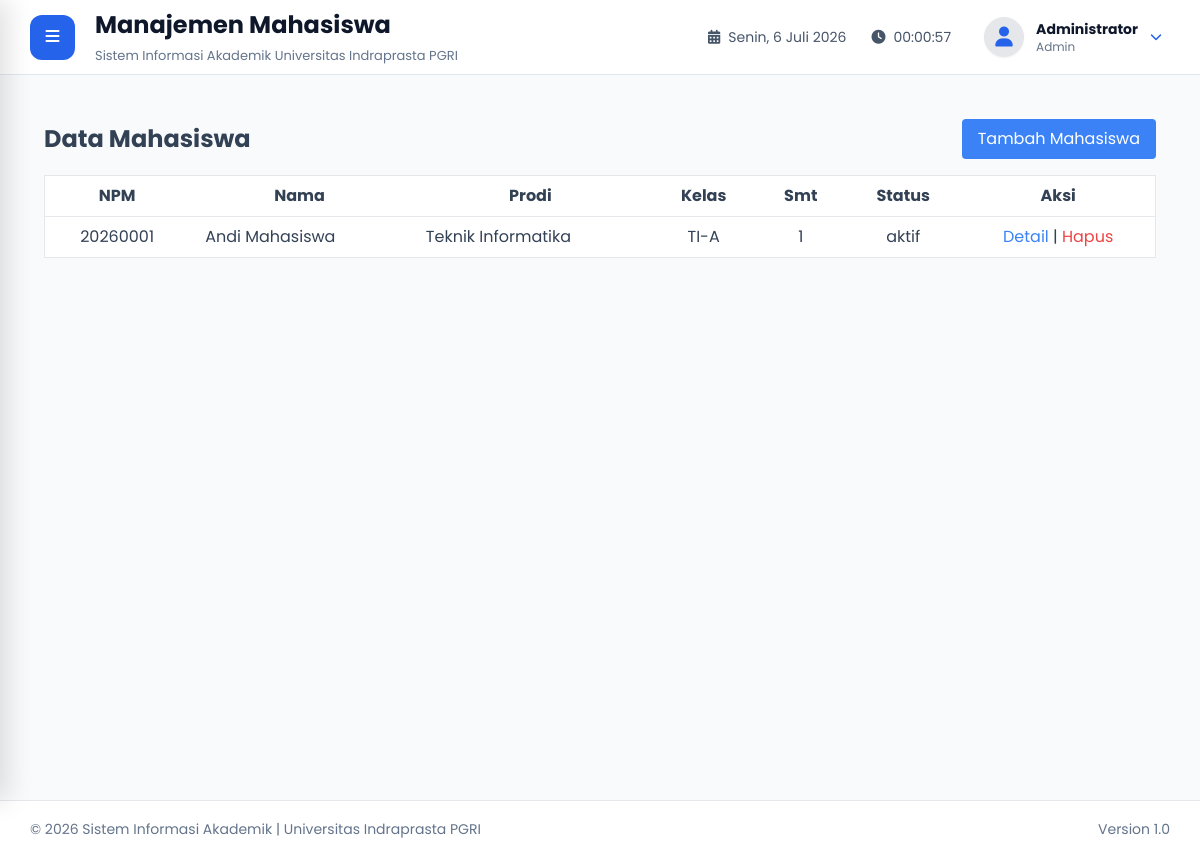
The app's page /admin/mahasiswa/index.php (signed in), older data.
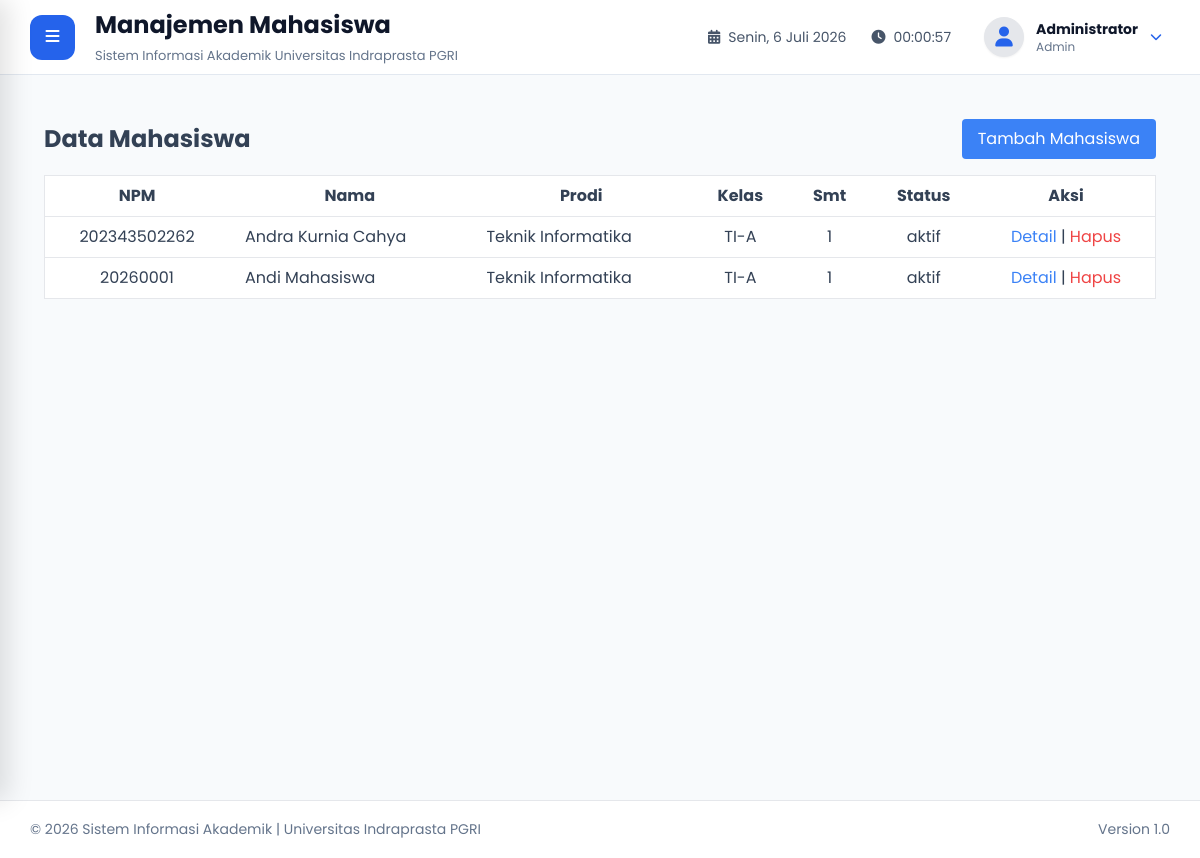
The same page, newer data.
### tables this page shows
CREATE TABLE IF NOT EXISTS `mahasiswa` (
  `id_mahasiswa` char(36) NOT NULL,
  `id_user` char(36) NOT NULL,
  `npm` varchar(30) NOT NULL,
  `jk` enum('L','P') DEFAULT NULL,
  `tempat_lahir` varchar(100) DEFAULT NULL,
  `tanggal_lahir` date DEFAULT NULL,
  `alamat` text,
  `email` varchar(100) DEFAULT NULL,
  `telepon` varchar(20) DEFAULT NULL,
  `angkatan` year DEFAULT NULL,
  `id_prodi` char(36) NOT NULL,
  `id_kelas` char(36) NOT NULL,
  `semester` int DEFAULT '1',
  `status_akademik` enum('aktif','cuti','lulus','dropout') DEFAULT 'aktif',
  `agama` enum('Islam','Kristen','Katolik','Hindu','Buddha','Konghucu','Lainnya') DEFAULT NULL,
  `profil_lengkap` tinyint(1) DEFAULT '0',
  PRIMARY KEY (`id_mahasiswa`),
  UNIQUE KEY `id_user` (`id_user`),
  UNIQUE KEY `npm` (`npm`),
  KEY `id_prodi` (`id_prodi`),
  KEY `id_kelas` (`id_kelas`),
  CONSTRAINT `mahasiswa_ibfk_1` FOREIGN KEY (`id_user`) REFERENCES `users` (`id_user`) ON DELETE CASCADE,
  CONSTRAINT `mahasiswa_ibfk_2` FOREIGN KEY (`id_prodi`) REFERENCES `prodi` (`id_prodi`) ON DELETE CASCADE,
  CONSTRAINT `mahasiswa_ibfk_3` FOREIGN KEY (`id_kelas`) REFERENCES `kelas` (`id_kelas`) ON DELETE CASCADE
);

CREATE TABLE IF NOT EXISTS `users` (
  `id_user` char(36) NOT NULL,
  `username` varchar(50) NOT NULL,
  `password_hash` varchar(255) NOT NULL,
  `nama_lengkap` varchar(100) NOT NULL,
  `foto` varchar(255) DEFAULT 'default-user.png',
  `role` enum('admin','dosen','mahasiswa') NOT NULL,
  `status` enum('aktif','nonaktif') DEFAULT 'aktif',
  `last_login` datetime DEFAULT NULL,
  `created_at` timestamp NULL DEFAULT CURRENT_TIMESTAMP,
  PRIMARY KEY (`id_user`),
  UNIQUE KEY `username` (`username`)
);

CREATE TABLE IF NOT EXISTS `prodi` (
  `id_prodi` char(36) NOT NULL,
  `kode_prodi` varchar(10) NOT NULL,
  `nama_prodi` varchar(100) NOT NULL,
  PRIMARY KEY (`id_prodi`),
  UNIQUE KEY `kode_prodi` (`kode_prodi`)
);

CREATE TABLE IF NOT EXISTS `kelas` (
  `id_kelas` char(36) NOT NULL,
  `id_prodi` char(36) NOT NULL,
  `nama_kelas` varchar(20) NOT NULL,
  PRIMARY KEY (`id_kelas`),
  UNIQUE KEY `uk_prodi_kelas` (`id_prodi`,`nama_kelas`),
  CONSTRAINT `kelas_ibfk_1` FOREIGN KEY (`id_prodi`) REFERENCES `prodi` (`id_prodi`) ON DELETE CASCADE
);

### admin/mahasiswa/index.php (the view, shortened to what this page needs)
<?php
require_once "../../layout/header.php";
require_once "../../layout/sidebar.php";
require_once "../../layout/navbar.php";
$mahasiswa = $pdo->query("
    SELECT m.*, u.nama_lengkap, p.nama_prodi, k.nama_kelas
    FROM mahasiswa m
    JOIN users u ON m.id_user = u.id_user
    JOIN prodi p ON m.id_prodi = p.id_prodi
    JOIN kelas k ON m.id_kelas = k.id_kelas
    ORDER BY m.npm ASC
")->fetchAll();
?>
<div class="p-6">
    <div class="flex justify-between items-center mb-4">
        <h1 class="text-2xl font-bold">Data Mahasiswa</h1>
        <a href="tambah.php" class="bg-blue-500 text-white px-4 py-2 rounded">Tambah Mahasiswa</a>
    </div>
    <table class="min-w-full bg-white border">
        <thead>
            <tr>
                <th class="py-2 px-4 border-b">NPM</th>
                <th class="py-2 px-4 border-b">Nama</th>
                <th class="py-2 px-4 border-b">Prodi</th>
                <th class="py-2 px-4 border-b">Kelas</th>
                <th class="py-2 px-4 border-b">Smt</th>
                <th class="py-2 px-4 border-b">Status</th>
                <th class="py-2 px-4 border-b">Aksi</th>
            </tr>
        </thead>
        <tbody>
            <?php foreach($mahasiswa as $m): ?>
            <tr>
                <td class="py-2 px-4 border-b text-center"><?= htmlspecialchars($m['npm']) ?></td>
                <td class="py-2 px-4 border-b"><?= htmlspecialchars($m['nama_lengkap']) ?></td>
                <td class="py-2 px-4 border-b"><?= htmlspecialchars($m['nama_prodi']) ?></td>
                <td class="py-2 px-4 border-b text-center"><?= htmlspecialchars($m['nama_kelas']) ?></td>
                <td class="py-2 px-4 border-b text-center"><?= $m['semester'] ?></td>
                <td class="py-2 px-4 border-b text-center"><?= $m['status_akademik'] ?></td>
                <td class="py-2 px-4 border-b text-center">
                    <a href="detail.php?id=<?= $m['id_mahasiswa'] ?>" class="text-blue-500">Detail</a> |
                    <a href="hapus.php?id=<?= $m['id_mahasiswa'] ?>" class="text-red-500" onclick="return confirm('Yakin hapus mahasiswa ini?')">Hapus</a>
                </td>
            </tr>
            <?php endforeach; ?>
        </tbody>
    </table>
</div>
<?php require_once "../../layout/footer.php"; ?>

Row changes from the older to the newer data that the page shows:
added mahasiswa: npm "202343502262", id_user.nama_lengkap "Andra Kurnia Cahya", id_prodi.nama_prodi "Teknik Informatika", id_kelas.nama_kelas "TI-A", semester "1", status_akademik "aktif"
